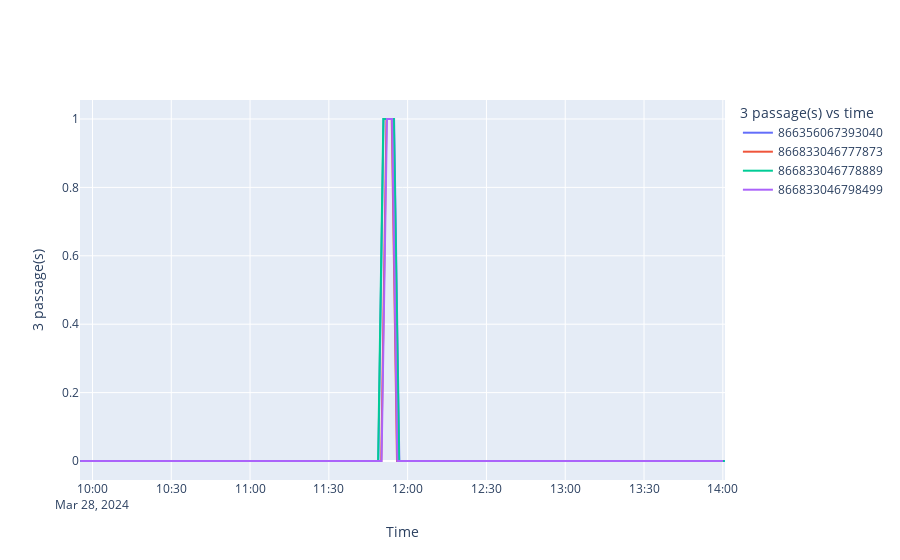

Here is the notebook cell this chart was saved with:
### Code cell
graphe(indicateur="3 passage(s)",df=df_capteur_entreprise)
